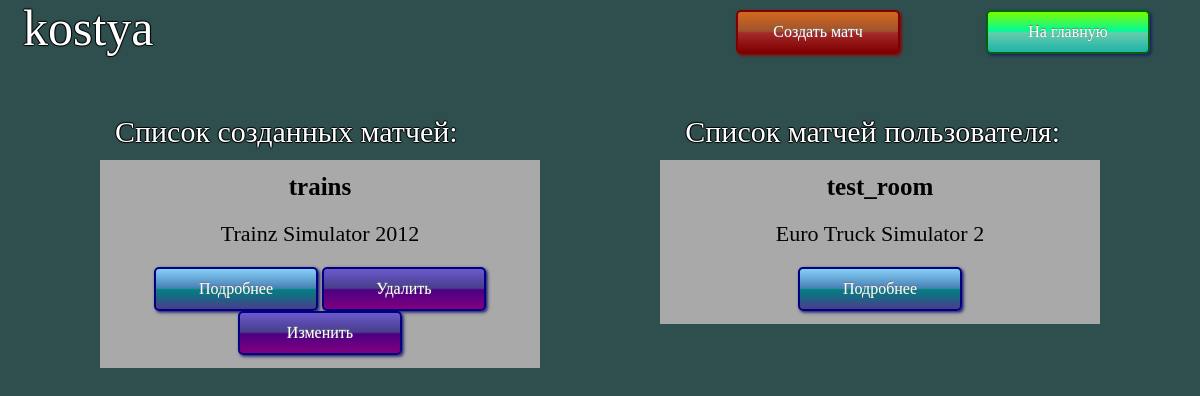
Screenshot of /userinfo (signed in) with the database file from the repository.
### app/models.py (models this page shows, shortened)
class User(db.Model, UserMixin):
    id = db.Column(db.Integer, primary_key=True)
    username = db.Column(db.String(20), unique=True, nullable=False)
    email = db.Column(db.String(120), unique=True, nullable=False)
    password = db.Column(db.String(60), nullable=False)
    is_admin = db.Column(db.Boolean)
    rooms = db.relationship('Room', secondary='user_room', backref='participants', lazy=True)
    user_rooms = db.relationship('Room', backref='host', lazy=True)

class Room(db.Model):
    id = db.Column(db.Integer, primary_key=True)
    name = db.Column(db.String(20))
    start_time = db.Column(db.DateTime)
    max_num_of_player = db.Column(db.Integer)
    host_message = db.Column(db.String(2020))
    host_id = db.Column(db.Integer, db.ForeignKey('user.id'))
    game_id = db.Column(db.Integer, db.ForeignKey('game.id'))

class Game(db.Model):
    id = db.Column(db.Integer, primary_key=True)
    name = db.Column(db.String(40))
    game_genre_id = db.Column(db.Integer, db.ForeignKey('genre.id'))
    rooms = db.relationship('Room', backref='game', lazy=True)

### app/users/routes.py (the view)
@users.route("/userinfo")
@login_required
def user_info():
    rooms, user_rooms = access.get_user_information(current_user)
    return render_template("usr_page.html", rooms=rooms, user_rooms=user_rooms)

### app/models.py (called while the page is built)
@login_manager.user_loader
def load_user(user_id):
    return User.query.get(int(user_id))

### app/users/func.py (called while the page is built)
    def get_user_information(self, user):
        rooms = user.rooms
        user_rooms = user.user_rooms
        return rooms, user_rooms

### app/templates/usr_page.html (shortened to what this page needs)
<html>
<head>
<link rel="stylesheet" type="text/css" href="../static/usr_page_style.css">
</head>
<body/>
<a href="{{ url_for('main.home') }}" class="button1">На главную</a>
<a href="#" class="button2">Создать матч</a>
<h1>{{ current_user.username }}</h1>
<h2>Список матчей пользователя:</h2>
<h3>Список созданных матчей:</h3>
{% for user_room in user_rooms %}
<div class="box1">
  <div class="title">
    {{ user_room.name }}
  </div>
  <div class="meaning">
    {{ user_room.game.name }}
  </div>
    <div class="button">
  	<a href="#" class="button25">Подробнее</a>
	<a href="#" class="button24">Удалить</a>
	<a href="#" class="button24">Изменить</a>
	</div>
</div>
{% endfor %}
{% for room in rooms %}
<div class="box2">
  <div class="title">
    {{ room.name }}
  </div>
  <div class="meaning">
    {{ room.game.name }}
  </div>
    <div class="button">
  	<a href="#" class="button25">Подробнее</a>
	</div>
</div>
{% endfor %}
</body>
</html>

### app/static/usr_page_style.css (style rules this page uses)
body { background-color: #2F4F4F; }
h1 { position: absolute; top:-50px;color:#FFF; font-size:50px; padding:15px; font-weight: 100; text-shadow: 1px 0 1px #000, 0 1px 1px #000, -1px 0 1px #000, 0 -1px 1px #000; }
h2 { color:#FFF; font-size:30px; position: absolute; right: 125px; top:75px; padding:15px; font-weight: 100; text-shadow: 1px 0 1px #000, 0 1px 1px #000, -1px 0 1px #000, 0 -1px 1px #000; }
h3 { color:#FFF; font-size:30px; position: absolute; left: 100px; top:70px; padding:15px; font-weight: 100; text-shadow: 1px 0 1px #000, 0 1px 1px #000, -1px 0 1px #000, 0 -1px 1px #000; }
.box1 { position: absolute; left: 100px; top:150px; width: 400px; margin: 10px auto; padding: 3px 20px; background-color: #A9A9A9; }
.box1 .title, .box1 .meaning { text-align: center; padding-top: 10px; padding-bottom: 10px; }
.box1 .title { font-size: 25px; font-weight: bold; }
.box1 .meaning { font-size: 22px; }
.box1 .button { margin:10px auto; text-align: center; }
a.button25 { position: relative; display: inline-block; width: 10em; height: 2.5em; line-height: 2.5em; vertical-align: middle; text-align: center; text-decoration: none; text-shadow: 0 -1px 1px #777; color: #fff; outline: none; border: 2px solid #000080; border-radius: 5px; box-shadow: 0 0 0 60px rgba(0,0,0,0) inset, .1em .1em .2em #191970; background: linear-gradient(#87CEFA, #4682B4 48%, #008080 52%, #483D8B); }
a.button24 { position: relative; display: inline-block; width: 10em; height: 2.5em; line-height: 2.5em; vertical-align: middle; text-align: center; text-decoration: none; text-shadow: 0 -1px 1px #777; color: #fff; outline: none; border: 2px solid #000080; border-radius: 5px; box-shadow: 0 0 0 60px rgba(0,0,0,0) inset, .1em .1em .2em #191970; background: linear-gradient(#6A5ACD, #483D8B 48%, #4B0082 52%, #800080); }
.box2 { position: absolute; right: 100px; top:150px; width: 400px; margin: 10px auto; padding: 3px 20px; background-color: #A9A9A9; }
.box2 .title, .box2 .meaning { text-align: center; padding-top: 10px; padding-bottom: 10px; }
.box2 .title { font-size: 25px; font-weight: bold; }
.box2 .meaning { font-size: 22px; }
.box2 .button { margin:10px auto; text-align: center; }
a.button1 { position: absolute; right: 50px; top:10px; display: inline-block; width: 10em; height: 2.5em; line-height: 2.5em; vertical-align: middle; text-align: center; text-decoration: none; text-shadow: 0 -1px 1px #777; color: #fff; outline: none; border: 2px solid #006400; border-radius: 5px; box-shadow: 0 0 0 60px rgba(0,0,0,0) inset, .1em .1em .2em #191970; background: linear-gradient(#7CFC00, #00FA9A 48%, #66CDAA 52%, #20B2AA); }
a.button2 { position: absolute; right: 300px; top:10px; display: inline-block; width: 10em; height: 2.5em; line-height: 2.5em; vertical-align: middle; text-align: center; text-decoration: none; text-shadow: 0 -1px 1px #777; color: #fff; outline: none; border: 2px solid #800000; border-radius: 5px; box-shadow: 0 0 0 60px rgba(0,0,0,0) inset, .1em .1em .2em #8B0000; background: linear-gradient(#D2691E, #A0522D 48%, #A52A2A 52%, #800000); }

### rows the page displays
User: username "kostya"
Room: name "trains", game.name "Trainz Simulator 2012"
Room: name "test_room", game.name "Euro Truck Simulator 2"
